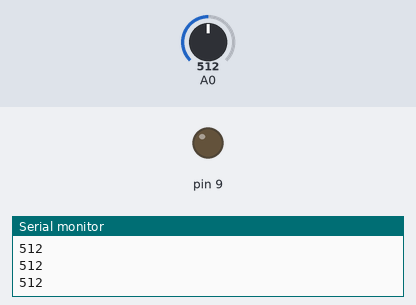
This sketch was run on a simulated Arduino Uno, built with avr-gcc and run on an emulated ATmega328P. Shown: output pins drawn as LEDs (lit = HIGH), the last lines printed to the serial monitor. The inputs (shaded band) are chosen by the test bench; at power-on: A0 = 512.

Above: at 1.2 s.
1.3 s: A0 set to 161
2.8 s: A0 set to 141
At 4.0 s:
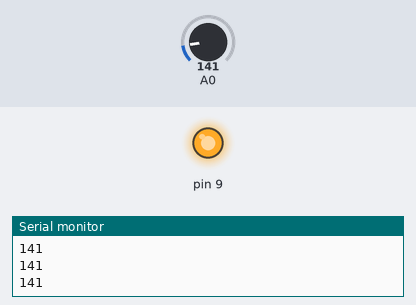
4.3 s: A0 set to 862
5.8 s: A0 set to 883
At 6.5 s:
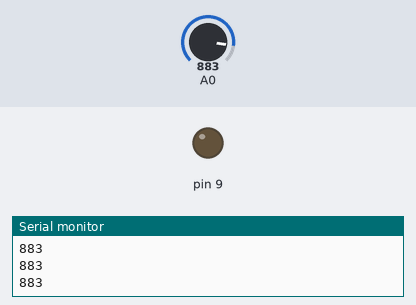
7.3 s: A0 set to 140
At 7.6 s:
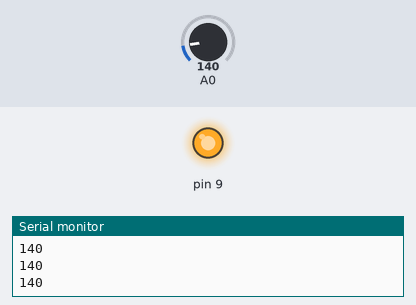
Timing chart, 0 to 9.8 s (numbered marks = the images above; inputs shaded):
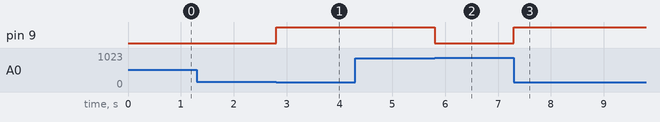

The sketch:

capacitor_delay.ino
```cpp
void setup() {
  pinMode(9, OUTPUT);
  Serial.begin(9600);
}

bool x = true;
void loop() {/*
  if (Serial.available() > 0) {
    Serial.read();
    x = !x;
    Serial.println(x);
  }
  digitalWrite(9, x);
  return;*/
  int x = analogRead(A0);
  if (x < 150) {
    digitalWrite(9, HIGH);
  }
  if (x > 1023 - 150) {
    digitalWrite(9, LOW);
  }
  Serial.println(x);
}
```

Measured:
- the behaviour switches between 150 and 149 on A0 (found by bisection; images 0 and 1)
- the behaviour switches between 873 and 874 on A0 (found by bisection; images 1 and 2)
- after the input at 2.8 s, pin 9: LOW → HIGH at once
- after the input at 5.8 s, pin 9: HIGH → LOW at once
- after the input at 7.3 s, pin 9: LOW → HIGH at once
